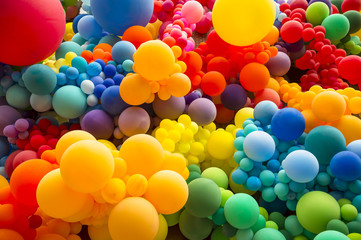
#> input picture Resources/Baloon.jpg, 361 x 240 px, given in place of lena.png, which was not available
$ python Assignment1_Q1_3609.py
#> lines starting #> are read from the running program, lines starting #| are printed output that depends on the picture; after the words box and inside, x2 and y2 are one past the last pixel; in counts of white or black regions, pixels touching at a corner belong together; pictures that were not available may be replaced by others from this repository, and a replacement may not be noted
import cv2
import numpy as np
import matplotlib.pyplot as plt

def reduce_intensity_levels(image, levels):

    # Find the maximum intensity value in the image
    max_intensity = np.max(image)

    # Calculate the factor by which intensity levels need to be reduced
    factor = 255 / (levels - 1)

    # Quantize the image by rounding pixel values to the nearest level
    quantized_image = np.round(image / factor) * factor

    # Clip pixel values to ensure they are within the valid range for np.uint8
    quantized_image = np.clip(quantized_image, 0, 255)

    # Convert the quantized image to uint8 data type (required for image display)
    return np.uint8(quantized_image)

# using the lean.png image since due to its balance of diverse features, moderate complexity, and historical significance.
# Load the image


image = cv2.imread("lena.png", cv2.IMREAD_GRAYSCALE)
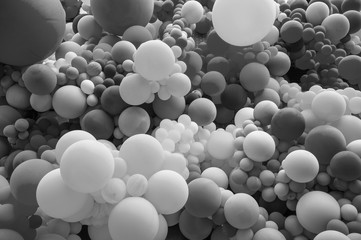
#> image: shape (240, 361); min 0, max 255, mean 114.8

# Prompt the user to input the desired number of intensity levels
while True:
    try:
        desired_levels = int(input("Please enter the required number of intensity levels from 1 to 8: "))
        if 1 <= desired_levels <= 8:
            break
        else:
            print("The value should be between 1 and 8")
    except ValueError:
        print("Invalid input")
#> this loop made 1 pass; the answer given on pass 1: 1

# Reduce intensity levels using the function defined above
modified_image = reduce_intensity_levels(image, 2 ** desired_levels)
#> in reduce_intensity_levels, `max_intensity = np.max(image)`: max_intensity = 255
#> in reduce_intensity_levels, `quantized_image = np.round(image / factor) * factor`:
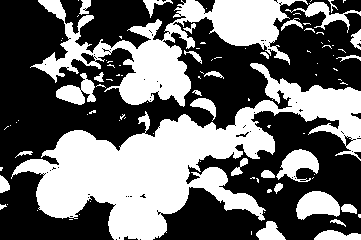
#> quantized_image: shape (240, 361) float64; 42.3% white; 97 white regions (67 under 20 px), largest, box (x1, y1, x2, y2) and area: (11, 63, 361, 240) 21222, (30, 0, 308, 107) 9686, (296, 191, 340, 220) 884

# Plot the original and modified images using matplotlib
plt.figure(figsize=(10, 5))
plt.subplot(1, 2, 1)
plt.imshow(image, cmap='gray')
plt.title("Original Image")
plt.axis('on')

plt.subplot(1, 2, 2)
plt.imshow(modified_image, cmap='gray')
plt.title("Modified Image ({} intensity levels)".format(2 ** desired_levels))
plt.axis('on')

plt.show()
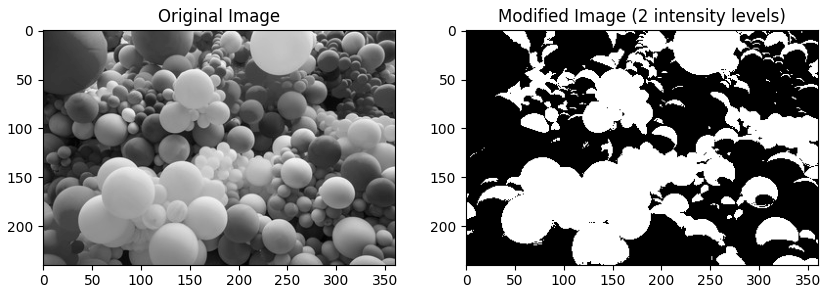
#> figure drawn by matplotlib, 2 panels
